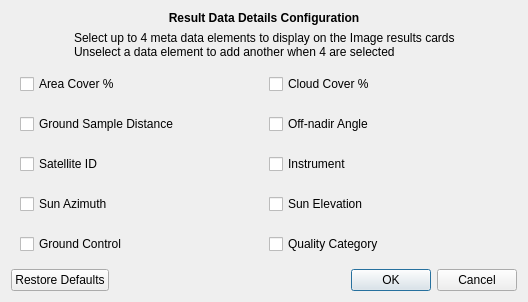
<?xml version="1.0" encoding="UTF-8"?>
<ui version="4.0">
 <class>ResultsConfigurationDialog</class>
 <widget class="QDialog" name="ResultsConfigurationDialog">
  <property name="geometry">
   <rect>
    <x>0</x>
    <y>0</y>
    <width>528</width>
    <height>302</height>
   </rect>
  </property>
  <property name="windowTitle">
   <string>Results Configuration</string>
  </property>
  <layout class="QVBoxLayout" name="verticalLayout">
   <item>
    <widget class="QLabel" name="label">
     <property name="text">
      <string>&lt;b&gt;Result Data Details Configuration&lt;b/&gt;</string>
     </property>
     <property name="alignment">
      <set>Qt::AlignCenter</set>
     </property>
    </widget>
   </item>
   <item>
    <layout class="QHBoxLayout" name="horizontalLayout_2">
     <item>
      <spacer name="horizontalSpacer_2">
       <property name="orientation">
        <enum>Qt::Horizontal</enum>
       </property>
       <property name="sizeHint" stdset="0">
        <size>
         <width>40</width>
         <height>20</height>
        </size>
       </property>
      </spacer>
     </item>
     <item>
      <widget class="QLabel" name="label_2">
       <property name="text">
        <string>Select up to 4 meta data elements to display on the Image results cards
Unselect a data element to add another when 4 are selected</string>
       </property>
      </widget>
     </item>
     <item>
      <spacer name="horizontalSpacer_3">
       <property name="orientation">
        <enum>Qt::Horizontal</enum>
       </property>
       <property name="sizeHint" stdset="0">
        <size>
         <width>40</width>
         <height>20</height>
        </size>
       </property>
      </spacer>
     </item>
    </layout>
   </item>
   <item>
    <layout class="QGridLayout" name="gridLayout">
     <property name="leftMargin">
      <number>9</number>
     </property>
     <property name="topMargin">
      <number>9</number>
     </property>
     <property name="rightMargin">
      <number>9</number>
     </property>
     <property name="bottomMargin">
      <number>9</number>
     </property>
     <property name="horizontalSpacing">
      <number>9</number>
     </property>
     <property name="verticalSpacing">
      <number>20</number>
     </property>
     <item row="0" column="0">
      <widget class="QCheckBox" name="chkAreaCover">
       <property name="text">
        <string>Area Cover %</string>
       </property>
      </widget>
     </item>
     <item row="2" column="0">
      <widget class="QCheckBox" name="chkSatelliteId">
       <property name="text">
        <string>Satellite ID</string>
       </property>
      </widget>
     </item>
     <item row="3" column="0">
      <widget class="QCheckBox" name="chkSunAzimuth">
       <property name="text">
        <string>Sun Azimuth</string>
       </property>
      </widget>
     </item>
     <item row="3" column="1">
      <widget class="QCheckBox" name="chkSunElevation">
       <property name="text">
        <string>Sun Elevation</string>
       </property>
      </widget>
     </item>
     <item row="0" column="1">
      <widget class="QCheckBox" name="chkCloudPercentage">
       <property name="text">
        <string>Cloud Cover %</string>
       </property>
      </widget>
     </item>
     <item row="1" column="0">
      <widget class="QCheckBox" name="chkGroundSampleDistance">
       <property name="text">
        <string>Ground Sample Distance</string>
       </property>
      </widget>
     </item>
     <item row="1" column="1">
      <widget class="QCheckBox" name="chkOffNadirAngle">
       <property name="text">
        <string>Off-nadir Angle</string>
       </property>
      </widget>
     </item>
     <item row="2" column="1">
      <widget class="QCheckBox" name="chkInstrument">
       <property name="text">
        <string>Instrument</string>
       </property>
      </widget>
     </item>
     <item row="4" column="1">
      <widget class="QCheckBox" name="chkQualityCategory">
       <property name="text">
        <string>Quality Category</string>
       </property>
      </widget>
     </item>
     <item row="4" column="0">
      <widget class="QCheckBox" name="chkGroundControl">
       <property name="text">
        <string>Ground Control</string>
       </property>
      </widget>
     </item>
    </layout>
   </item>
   <item>
    <spacer name="verticalSpacer">
     <property name="orientation">
      <enum>Qt::Vertical</enum>
     </property>
     <property name="sizeHint" stdset="0">
      <size>
       <width>20</width>
       <height>40</height>
      </size>
     </property>
    </spacer>
   </item>
   <item>
    <layout class="QHBoxLayout" name="horizontalLayout">
     <item>
      <widget class="QPushButton" name="btnRestoreDefaults">
       <property name="text">
        <string>Restore Defaults</string>
       </property>
      </widget>
     </item>
     <item>
      <spacer name="horizontalSpacer">
       <property name="orientation">
        <enum>Qt::Horizontal</enum>
       </property>
       <property name="sizeHint" stdset="0">
        <size>
         <width>40</width>
         <height>20</height>
        </size>
       </property>
      </spacer>
     </item>
     <item>
      <widget class="QDialogButtonBox" name="buttonBox">
       <property name="orientation">
        <enum>Qt::Horizontal</enum>
       </property>
       <property name="standardButtons">
        <set>QDialogButtonBox::Cancel|QDialogButtonBox::Ok</set>
       </property>
      </widget>
     </item>
    </layout>
   </item>
  </layout>
 </widget>
 <resources/>
 <connections>
  <connection>
   <sender>buttonBox</sender>
   <signal>accepted()</signal>
   <receiver>ResultsConfigurationDialog</receiver>
   <slot>accept()</slot>
   <hints>
    <hint type="sourcelabel">
     <x>248</x>
     <y>254</y>
    </hint>
    <hint type="destinationlabel">
     <x>157</x>
     <y>274</y>
    </hint>
   </hints>
  </connection>
  <connection>
   <sender>buttonBox</sender>
   <signal>rejected()</signal>
   <receiver>ResultsConfigurationDialog</receiver>
   <slot>reject()</slot>
   <hints>
    <hint type="sourcelabel">
     <x>316</x>
     <y>260</y>
    </hint>
    <hint type="destinationlabel">
     <x>286</x>
     <y>274</y>
    </hint>
   </hints>
  </connection>
 </connections>
</ui>
